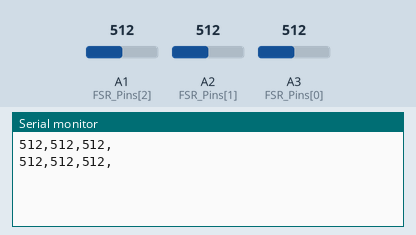
Simulated run of this sketch. Board: Arduino Uno, built with avr-gcc and run on an emulated ATmega328P. Shown: the last lines printed to the serial monitor. The test bench sets the inputs (shaded band); at power-on: A1 (FSR_Pins[2]) = 512, A2 (FSR_Pins[1]) = 512, A3 (FSR_Pins[0]) = 512.

Above: at 1.8 s.
1.9 s: A1 (FSR_Pins[2]) set to 716
At 2.8 s:
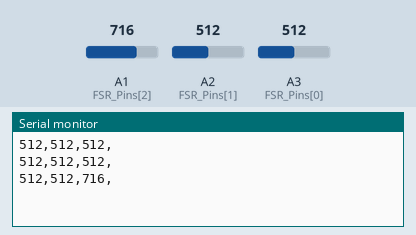
3.4 s: A2 (FSR_Pins[1]) set to 716
At 4.4 s:
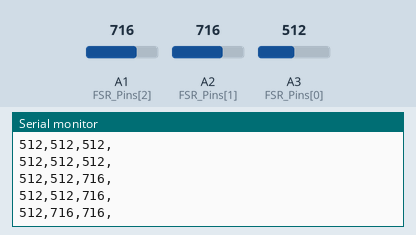
4.9 s: A3 (FSR_Pins[0]) set to 716
At 5.8 s:
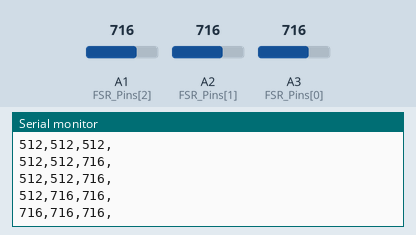
6.4 s: A1 (FSR_Pins[2]) set to 900
At 7.7 s:
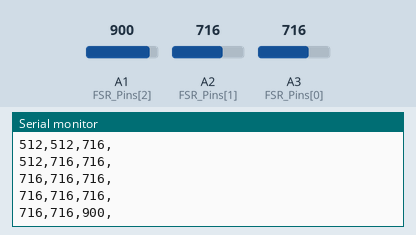
7.9 s: A2 (FSR_Pins[1]) set to 900
At 8.8 s:
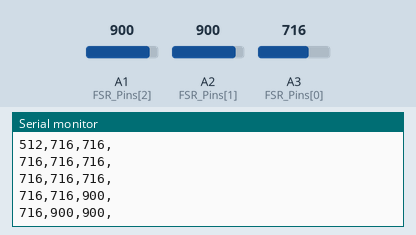
9.4 s: A3 (FSR_Pins[0]) set to 900
At 10.3 s:
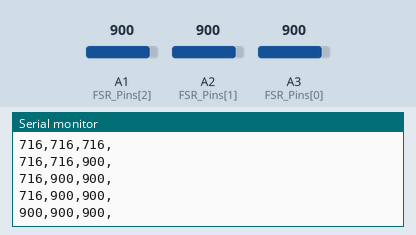
Timing chart, 0 to 11.9 s (numbered marks = the images above; inputs shaded):
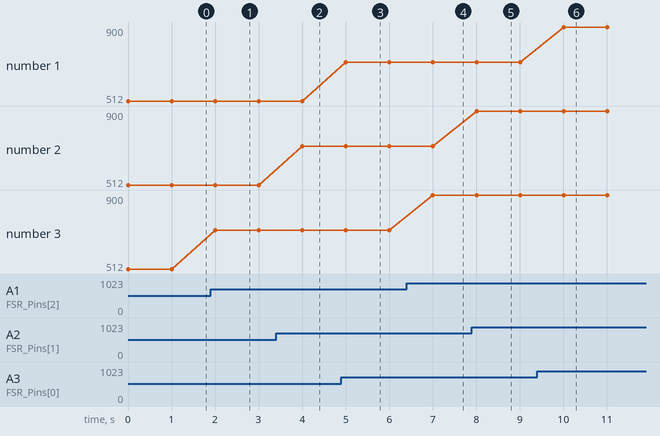

The sketch:

FSR.ino
```cpp
const int FSR_Pins[] = {A3, A2, A1};
int FSR_Values[3];

void setup() {
  Serial.begin(9600);
  // put your setup code here, to run once:

}

void loop() {
  for (int i = 0; i < 3; i++) {
    FSR_Values[i] = analogRead(FSR_Pins[i]);
    Serial.print(FSR_Values[i]);
    Serial.print(",");
  }
  Serial.println();
  delay(1000);
  // put your main code here, to run repeatedly:

}
```

Measured:
- after the input at 1.9 s, the serial monitor: prints a new line after 0.10 s (image 1)
- after the input at 3.4 s, the serial monitor: prints a new line after 0.60 s (image 2)
- after the input at 4.9 s, the serial monitor: prints a new line after 0.10 s (image 3)
- after the input at 6.4 s, the serial monitor: prints a new line after 0.61 s (image 4)
- after the input at 7.9 s, the serial monitor: prints a new line after 0.11 s (image 5)
- after the input at 9.4 s, the serial monitor: prints a new line after 0.61 s (image 6)
- plotted number 3: 512 → 716 after the input at 1.9 s, 716 → 900 after the input at 6.4 s
